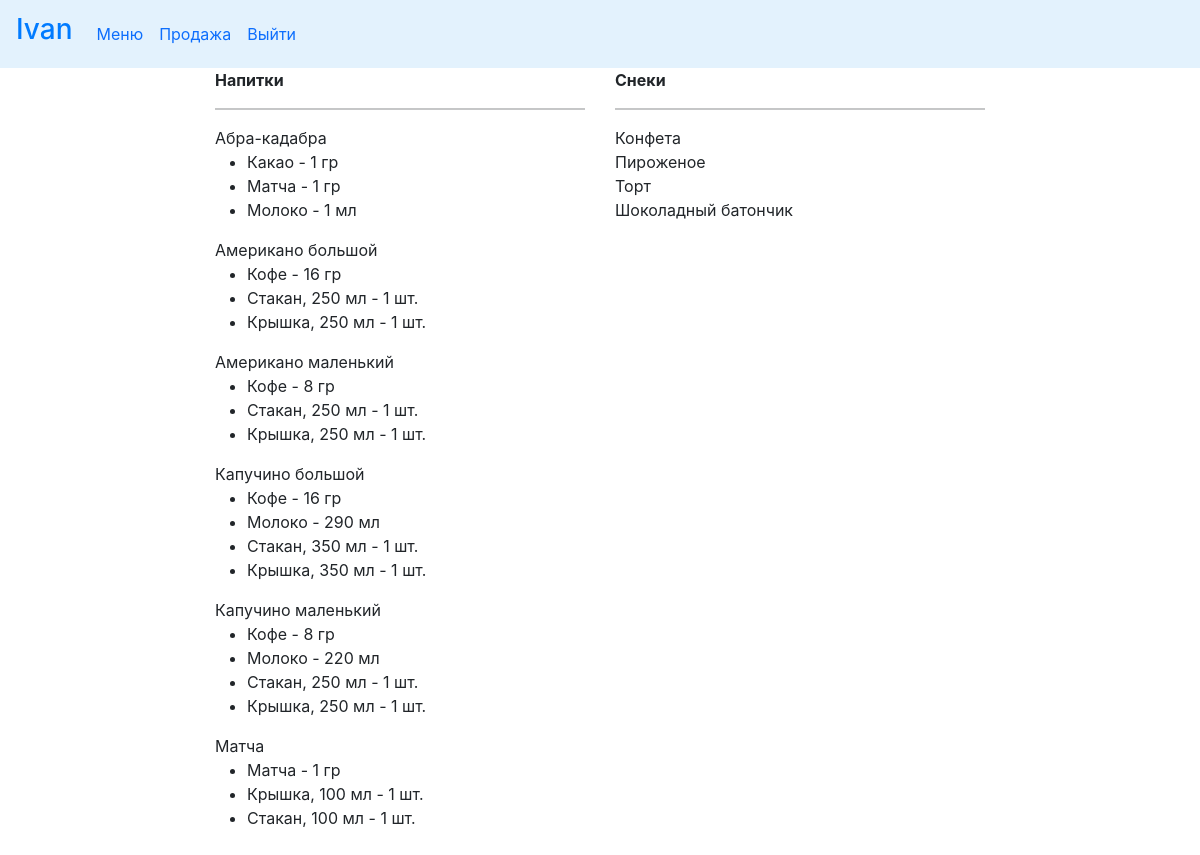
/menu (signed in), run on the app's committed database.
### cafecrm/models.py (models this page shows, shortened)
class Drink(models.Model):
    DRINK = 'drink'
    SNACK = 'snack'
    MENU_TYPE = ((DRINK, 'напиток'), (SNACK, 'штучный товар'))
    drink_name = models.CharField(max_length=50, verbose_name='Название')
    slug = models.SlugField(unique='drink_name', blank=True)
    menu_type = models.CharField(max_length=20, choices=MENU_TYPE, verbose_name='Категория')
    class Meta:
        ordering = ('drink_name',)
        verbose_name = 'Drink'
        verbose_name_plural = 'Drinks'

class DrinkItem(models.Model):
    drink = models.ForeignKey(Drink, related_name='items', on_delete=models.CASCADE, verbose_name='Название')
    product = models.ForeignKey(Products, related_name='drink_items', on_delete=models.PROTECT, verbose_name='Продукт')
    quantity = models.PositiveIntegerField(default=0, verbose_name='Количество')

class Products(models.Model):
    PRODUCT = 'product'
    SNACK = 'snack'
    TARE = 'tare'
    PRODUCT_TYPE = ((PRODUCT, 'продукт'), (SNACK, 'штучный товар'), (TARE, 'тара'))
    PC = 'шт.'
    ML = 'мл'
    GR = 'гр'
    UNITS = ((PC, 'шт.'), (ML, 'мл'), (GR, 'гр'))
    product_name = models.CharField(max_length=250, verbose_name='Наименование')
    unit = models.CharField(max_length=20, choices=UNITS, verbose_name='Единица измерения')
    product_type = models.CharField(max_length=20, choices=PRODUCT_TYPE, verbose_name='Категория')
    slug = models.SlugField(max_length=200, db_index=True, unique='product_name')
    price = models.DecimalField(max_digits=10, decimal_places=2, default=0.00, verbose_name='Цена')
    stock = models.PositiveIntegerField(default=0, verbose_name='Остаток')
    min_stock = models.PositiveSmallIntegerField(default=0, verbose_name='Минимальный остаток')
    description = models.TextField(blank=True, verbose_name='Описание')
    need_to_order = property(
        lambda self: (self.min_stock - self.stock if self.stock < self.min_stock else 0)
        )
    class Meta:
        verbose_name = 'Product'
        verbose_name_plural = 'Products'
        ordering = ['product_type', 'product_name']
        index_together = (('id', 'slug'),)
    def __str__(self):
        return '{}'.format(self.product_name)

### cafecrm/views.py (the view)
# urls.py: path('menu', views.menu, name='menu'),
def menu(request):
    menu_drinks = Drink.objects.filter(menu_type='drink').order_by('drink_name')
    menu_snack = Drink.objects.filter(menu_type='snack').order_by('drink_name')
    drink_items = DrinkItem.objects.all()
    context = {
        'drink_items': drink_items,
        'menu_drinks': menu_drinks,
        'menu_snack': menu_snack,
    }
    return render(request,
                  'cafecrm/menu.html', context)

### doc_temp/context_processors.py (called while the page is built)
def doc(request):
    return {'doc_temp': Doctemp(request)}

### templates/cafecrm/menu.html (shortened to what this page needs)
{% extends "cafecrm/base.html" %}
{% load static %}
{% block content %}
     <div class="row justify-content-center">
    <div class="col-4">
    <b>Напитки</b>
    <hr>
      {% for el in menu_drinks %}
        {{ el.drink_name }}
        <ul>
            {% for item in drink_items %}
                {% if item.drink_id == el.id %}
                <li>
                    {{ item.product }} - {{ item.quantity }} {{ item.product.unit }}
                </li>
                {% endif %}
            {% endfor %}
        </ul>
    {% endfor %}
    </div>
    <div class="col-4">
      <b>Снеки</b>
    <hr>
    {% for sn in menu_snack %}
        {{ sn.drink_name }}
        <br>
    {% endfor %}
    </div>
  </div>
{% endblock %}

### templates/cafecrm/base.html (shortened to what this page needs)
{% load static %}
<!DOCTYPE html>
<html lang="en">
<head>
    <link href="https://cdn.jsdelivr.net/npm/bootstrap@5.0.0/dist/css/bootstrap.min.css" rel="stylesheet" >
	<link rel="stylesheet" href="https://maxcdn.bootstrapcdn.com/bootstrap/4.0.0-beta.3/css/bootstrap.min.css">
    <link rel="stylesheet" href="{% static 'cafecrm/css/style.css' %}" type="text/css">
</head>
<body>
<div class="container-fluid">
    <div class="row align-items-start" id="nav">
        {% if user.is_superuser %}
    	<nav class="navbar navbar-expand-lg bg-body-tertiary" style="background-color: #e3f2fd;">
			<a class="navbar-brand" href="{% url 'cafecrm:home' %}"><h3>{{ user.first_name }}</h3></a>
		  	<div class="collapse navbar-collapse" id="navbarSupportedContent">
		  		<ul class="navbar-nav mr-auto">
                    <li class="nav-item active">
                        <a class="nav-link" href="{% url 'cafecrm:stock' %}" title="Остатки на складе">Остатки</a>
                    </li>
                    <li class="nav-item active">
                        <a class="nav-link" href="{% url 'cafecrm:menu' %}" title="Что в продаже">Меню</a>
                    </li>
                    <li class="nav-item dropdown">
                        <a class="nav-link dropdown-toggle" href="#" role="button" data-bs-toggle="dropdown" aria-expanded="false">
                        Создать документ: </a>
                        <ul class="dropdown-menu">
                          <li><a class="dropdown-item" href="{% url 'cafecrm:add_simple_product' %}" title="Внести новый продукт">Новый продукт</a></li>
                          <li><a class="dropdown-item" href="{% url 'cafecrm:products' %}">Добавить товар в меню</a></li>
                          <li><a class="dropdown-item" href="{% url 'cafecrm:drinks' %} ">Продажа</a></li>
                          <li><a class="dropdown-item" href="{% url 'cafecrm:products' %}">Приход / расход</a></li>
                        </ul>
                    </li>
                    <li class="nav-item active">
                        <a class="nav-link" href="admin/">Панель администратора</a>
                    </li>
                <li class="nav-item active">
                        <a class="nav-link" href="{% url 'cafecrm:logout' %}">Выйти</a>
                    </li>
                    <li><div class="cart">
    {% with total_items=doc|length %}
        {% if doc|length > 0 %}
            <a href="{% url "doc_temp:doc_detail" %}" style="color: red">
                Есть незаконченный документ
            </a>
        {% endif %}
    {% endwith %}
</div></li>
		  		</ul>
		  	</div>
		</nav>
    {% else %}
        <nav class="navbar navbar-expand-lg bg-body-tertiary" style="background-color: #e3f2fd;">
			<a class="navbar-brand" href="{% url 'cafecrm:home' %}"><h3>{{ user.first_name }}</h3></a>
		  	<div class="collapse navbar-collapse" id="navbarSupportedContent">
		  		<ul class="navbar-nav mr-auto">
                    <li class="nav-item active">
                        <a class="nav-link" href="{% url 'cafecrm:menu' %}">Меню</a>
                    </li>
                    <li class="nav-item active">
                        <a class="nav-link" href="{% url 'cafecrm:drinks' %}">Продажа</a>
                    </li>
                    <li class="nav-item active">
                        <a class="nav-link" href="{% url 'cafecrm:logout' %}">Выйти</a>
                    </li>
		  		</ul>
		  	</div>
		</nav>
    {% endif %}
    </div>
    <div id="content">
        {% block content %}
        {% endblock %}
    </div>
</div>
</body>
</html>

### cafecrm/static/cafecrm/css/style.css (style rules this page uses)
#content { padding-bottom: 5%; }
html,body { margin: 0; padding: 0; height: 100%; }

### data on the page
Drink: drink_name "Абра-кадабра"
DrinkItem: product "Какао", quantity "1", product.unit "гр"
DrinkItem: product "Матча", quantity "1", product.unit "гр"
DrinkItem: product "Молоко", quantity "1", product.unit "мл"
Drink: drink_name "Американо большой"
DrinkItem: product "Кофе", quantity "16", product.unit "гр"
DrinkItem: product "Стакан, 250 мл", quantity "1", product.unit "шт."
DrinkItem: product "Крышка, 250 мл", quantity "1", product.unit "шт."
Drink: drink_name "Американо маленький"
DrinkItem: product "Кофе", quantity "8", product.unit "гр"
DrinkItem: product "Стакан, 250 мл", quantity "1", product.unit "шт."
DrinkItem: product "Крышка, 250 мл", quantity "1", product.unit "шт."
Drink: drink_name "Капучино большой"
DrinkItem: product "Кофе", quantity "16", product.unit "гр"
DrinkItem: product "Молоко", quantity "290", product.unit "мл"
DrinkItem: product "Стакан, 350 мл", quantity "1", product.unit "шт."
DrinkItem: product "Крышка, 350 мл", quantity "1", product.unit "шт."
Drink: drink_name "Капучино маленький"
DrinkItem: product "Кофе", quantity "8", product.unit "гр"
DrinkItem: product "Молоко", quantity "220", product.unit "мл"
DrinkItem: product "Стакан, 250 мл", quantity "1", product.unit "шт."
DrinkItem: product "Крышка, 250 мл", quantity "1", product.unit "шт."
Drink: drink_name "Матча"
DrinkItem: product "Матча", quantity "1", product.unit "гр"
DrinkItem: product "Крышка, 100 мл", quantity "1", product.unit "шт."
DrinkItem: product "Стакан, 100 мл", quantity "1", product.unit "шт."
Drink: drink_name "Конфета"
Drink: drink_name "Пироженое"
Drink: drink_name "Торт"
Drink: drink_name "Шоколадный батончик"

### other printed values
{{ user.first_name }} "Ivan"
